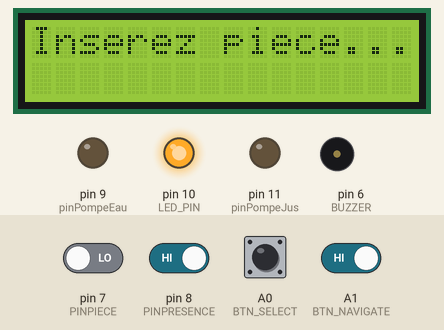
Simulated run of this sketch. Board: Arduino Uno, built with avr-gcc and run on an emulated ATmega328P. Parts: 16×2 character LCD, output pins drawn as LEDs (lit = HIGH), buzzer (waves = sounding). The test bench sets the inputs (shaded band); at power-on: A0 (BTN_SELECT), A1 (BTN_NAVIGATE), pin 8 (PINPRESENCE) HIGH, pin 7 (PINPIECE) LOW.

Above: at 1.2 s.
1.3 s: pin 7 (PINPIECE) driven HIGH
At 3.5 s:
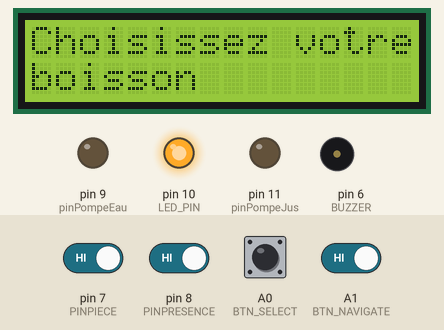
3.9 s: A0 (BTN_SELECT) pulled LOW for 1 s
At 5.2 s:
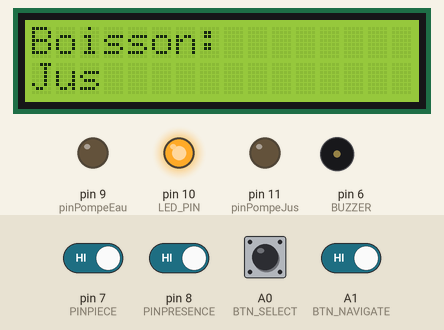
7.9 s: pin 8 (PINPRESENCE) driven LOW
At 8.7 s:
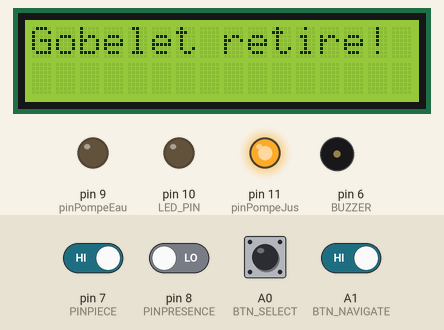
10.9 s: pin 8 (PINPRESENCE) driven HIGH
At 13.6 s:
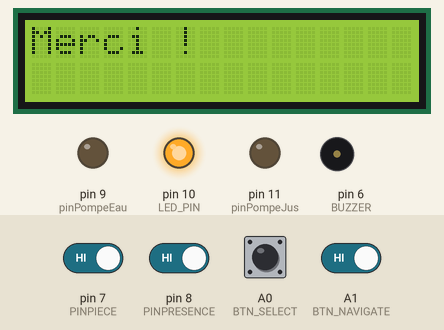
13.9 s: pin 8 (PINPRESENCE) driven LOW
At 15.9 s:
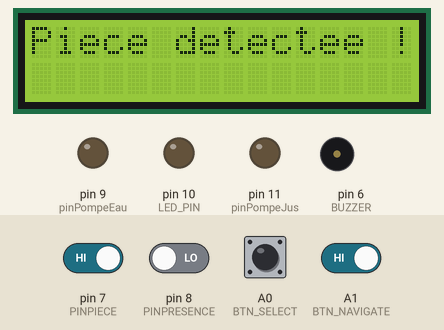
16.9 s: pin 7 (PINPIECE) driven LOW and A1 (BTN_NAVIGATE) driven LOW
At 18.6 s:
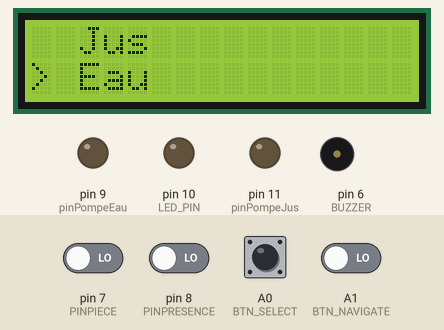
Timing chart, 0 to 20.1 s (numbered marks = the images above; inputs shaded):
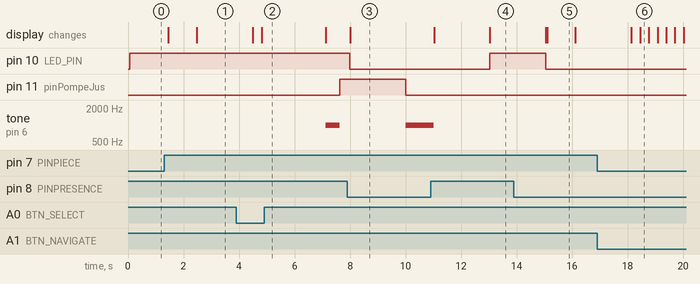

The sketch:

distribution.ino
```cpp
#include <LiquidCrystal_I2C.h>

////////////////////Prototypes de fonctions////////////////////////////
void message_choix();
void menu_boisson();
void choixMenu();
void valideSelection();
void detecte_presence();
void resetEtat();
void distribution_boisson();
void jouerBuzzer(int duree);
void afficherBarreProgression(unsigned long tempsEcoule);
bool detectepiece();

///////////////////////////////////////////////////////////////////////

// Configuration des broches et variables
#define LED_PIN 10
#define PINPRESENCE 8
#define BTN_SELECT A0
#define BTN_NAVIGATE A1
#define BUZZER 6
#define PINPIECE 7

LiquidCrystal_I2C lcd(0x20, 16, 2);
const int pinPompeEau = 9;
const int pinPompeJus = 11;
const int dureeDistribution = 20000;
const int nombreSegments = 16;

int selectBtnVal = 0;
int navigateBtnVal = 0;
int currentSelection = 0;
const int nombreBoissons = 2;
const char* boissons[] = {"Jus", "Eau"};
bool pompeEtat = false;

// Machine à états
enum EtatSysteme {
  ETAT_ATTENTE_PIECE,
  ETAT_CHOIX_BOISSON,
  ETAT_DISTRIBUTION,
  ETAT_FIN
};

EtatSysteme etatActuel = ETAT_ATTENTE_PIECE; //Attendre insertion pièce

void setup() {
  pinMode(PINPRESENCE, INPUT);
  pinMode(BTN_SELECT, INPUT_PULLUP);
  pinMode(BTN_NAVIGATE, INPUT_PULLUP);
  pinMode(pinPompeEau, OUTPUT);
  digitalWrite(pinPompeEau, LOW);
  pinMode(pinPompeJus, OUTPUT);
  digitalWrite(pinPompeJus, LOW);
  pinMode(LED_PIN, OUTPUT);
  digitalWrite(LED_PIN, LOW);
  pinMode(BUZZER, OUTPUT);
  pinMode(PINPIECE, INPUT);

  lcd.init();
  lcd.backlight();
  Serial.begin(19200);
}

void loop() {
  detecte_presence();  // Toujours détecter présence gobelet

  switch (etatActuel) {
    case ETAT_ATTENTE_PIECE:
      lcd.setCursor(0, 0);
      lcd.print("Inserez piece...  ");
      lcd.setCursor(0, 1);
      lcd.print("                  ");
      if (detectepiece()) {
        lcd.clear();
        lcd.setCursor(0, 0);
        lcd.print("Piece detectee !");
        delay(1000);
        message_choix();
        menu_boisson();
        etatActuel = ETAT_CHOIX_BOISSON;
      }
      delay(300);
      break;

    case ETAT_CHOIX_BOISSON:
      selectBtnVal = digitalRead(BTN_SELECT);
      navigateBtnVal = digitalRead(BTN_NAVIGATE);

      if (navigateBtnVal == LOW) {
        choixMenu();
        delay(300);
      } else if (selectBtnVal == LOW) {
        valideSelection();  // Affiche le choix
        etatActuel = ETAT_DISTRIBUTION;
        delay(300);
      }
      break;

    case ETAT_DISTRIBUTION:
      distribution_boisson();
      etatActuel = ETAT_FIN;
      break;

    case ETAT_FIN:
      lcd.clear();
      lcd.setCursor(0, 0);
      lcd.print("Merci !"); //
      delay(2000);
      resetEtat();
      etatActuel = ETAT_ATTENTE_PIECE;
      break;
  }
}

bool detectepiece() {
  return digitalRead(PINPIECE) == HIGH;
}

void message_choix() {
  lcd.clear();
  lcd.setCursor(0, 0);
  lcd.print("Choisissez votre");
  lcd.setCursor(0, 1);
  lcd.print("boisson");
  delay(2000);
}

void menu_boisson() {
  lcd.clear();
  for (int i = 0; i < nombreBoissons; i++) {
    lcd.setCursor(0, i);
    if (i == currentSelection) {
      lcd.print("> ");
    } else {
      lcd.print("  ");
    }
    lcd.print(boissons[i]);
  }
}

void choixMenu() {
  currentSelection = (currentSelection + 1) % nombreBoissons;
  menu_boisson();
}

void valideSelection() {
  lcd.clear();
  lcd.setCursor(0, 0);
  lcd.print("Boisson: ");
  lcd.setCursor(0, 1);
  lcd.print(boissons[currentSelection]);
  delay(2000);
}

void detecte_presence() {
  if (digitalRead(PINPRESENCE) == LOW) {
    digitalWrite(LED_PIN, LOW);
  } else {
    digitalWrite(LED_PIN, HIGH);
  }
}

void distribution_boisson() {
  lcd.clear();
  lcd.setCursor(0, 0);
  lcd.print("Distribution...");

  jouerBuzzer(500);

  unsigned long debutDistribution = millis();

  if (currentSelection == 0) {
    digitalWrite(pinPompeJus, HIGH);
  } else {
    digitalWrite(pinPompeEau, HIGH);
  }

  pompeEtat = true;
  while (pompeEtat) {
    unsigned long tempsEcoule = millis() - debutDistribution;
    if (tempsEcoule >= dureeDistribution) {
      break;
    }

    afficherBarreProgression(tempsEcoule);

    if (digitalRead(PINPRESENCE) == LOW) {
      digitalWrite(LED_PIN, LOW);
      lcd.clear();
      lcd.setCursor(0, 0);
      lcd.print("Gobelet retire!");
      delay(2000);
      break;
    }
    delay(100);
  }

  digitalWrite(pinPompeEau, LOW);
  digitalWrite(pinPompeJus, LOW);
  pompeEtat = false;

  jouerBuzzer(1000);

  lcd.clear();
  lcd.setCursor(0, 0);
  lcd.print("Boisson servie!");
  delay(2000);
}

void resetEtat() {
  currentSelection = 0;
  lcd.clear();
}

void jouerBuzzer(int duree) {
  tone(BUZZER, 1000);
  delay(duree);
  noTone(BUZZER);
}

void afficherBarreProgression(unsigned long tempsEcoule) {
  int progression = (tempsEcoule * nombreSegments) / dureeDistribution;
  lcd.setCursor(0, 1);
  for (int i = 0; i < nombreSegments; i++) {
    if (i < progression) {
      lcd.print("#");
    } else {
      lcd.print(" ");
    }
  }
}
```

Measured:
- after the input at 1.3 s, the display: first changes after 0.16 s (image 1 shows a later state)
- after the input at 3.9 s, pin 11 (pinPompeJus): LOW → HIGH after 3.7 s; tone on pin 6 (BUZZER): silent → 1000 Hz after 3.2 s, → silent 0.50 s later; the display: first differs from a run without the input after 0.91 s (image 2)
- after the input at 7.9 s, pin 10 (LED_PIN): HIGH → LOW after 0.09 s; pin 11 (pinPompeJus): HIGH → LOW after 2.1 s; tone on pin 6 (BUZZER): silent → 1000 Hz after 2.1 s; the display: changes after 0.11 s (image 3)
- after the input at 10.9 s, pin 10 (LED_PIN): LOW → HIGH after 2.1 s
- after the input at 13.9 s, pin 10 (LED_PIN): HIGH → LOW after 1.1 s
- after the input at 16.9 s, the display: first differs from a run without the input after 1.5 s (image 6)
- what the display in image 5 shows lasts 1.0 s, from 15.1 s to 16.1 s
